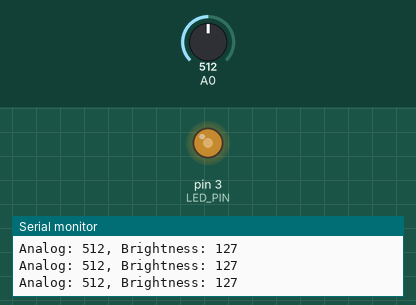
Bench run of a sketch on a simulated Arduino Uno, built with avr-gcc and run on an emulated ATmega328P. Parts: output pins drawn as LEDs (lit = HIGH), the last lines printed to the serial monitor. Inputs (shaded band) come from the test bench; at power-on: A0 = 512.

Above: at 1.3 s.
1.4 s: A0 set to 716
At 2.7 s:
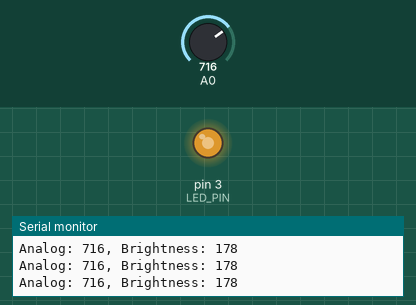
3.0 s: A0 set to 900
At 4.1 s:
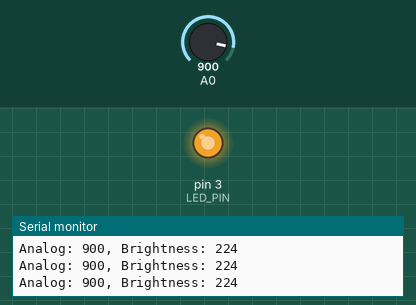
4.5 s: A0 set to 122
At 5.3 s:
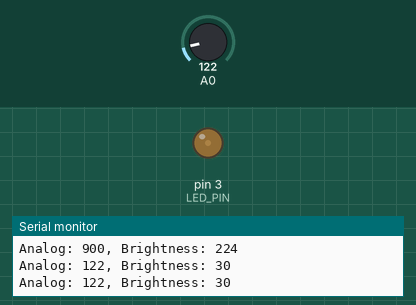
6.0 s: A0 set to 0
At 6.5 s:
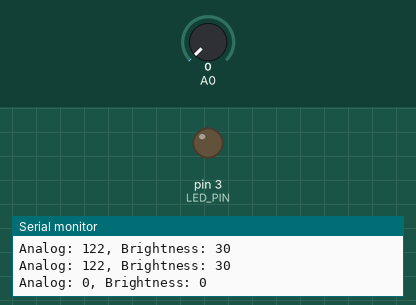
7.5 s: A0 set to 511
At 8.9 s:
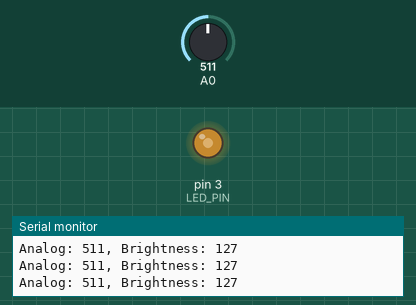
Timing chart, 0 to 10.0 s (numbered marks = the images above; inputs shaded):
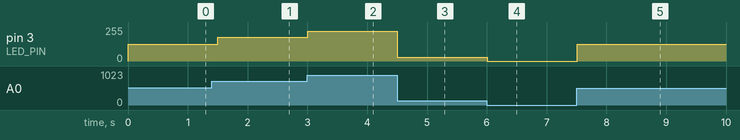

The sketch:

Potentiometer__PART2_.ino
```cpp
int LED_PIN = 3;  // the PWM pin the LED is attached to

// the setup routine runs once when you press reset:
void setup() {
  // initialize serial communication at 9600 bits per second:
  Serial.begin(9600);
  // declare LED pin to be an output:
  pinMode(LED_PIN, OUTPUT);
}
// the loop routine runs over and over again forever:
void loop() {
  // reads the input on analog pin A0 (value between 0 and 1023)
  int analogValue = analogRead(A0);
  // scales it to brightness (value between 0 and 255)
  int brightness = map(analogValue, 0, 1023, 0, 255);

  // sets the brightness LED that connects to  pin 3
  analogWrite(LED_PIN, brightness);

  // print out the value
  Serial.print("Analog: ");
  Serial.print(analogValue);
  Serial.print(", Brightness: ");
  Serial.println(brightness);
  delay(500);
}
```

Measured:
- after the input at 1.4 s, pin 3 (LED_PIN): 127/255 → 178/255 after 0.10 s
- after the input at 3.0 s, pin 3 (LED_PIN): 178/255 → 224/255 at once
- after the input at 4.5 s, pin 3 (LED_PIN): 224/255 → 30/255 at once
- after the input at 6.0 s, pin 3 (LED_PIN): 30/255 → 0/255 at once
- after the input at 7.5 s, pin 3 (LED_PIN): 0/255 → 127/255 at once
